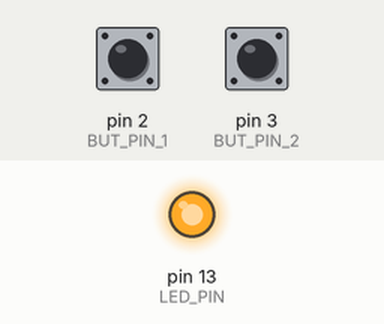
Simulated run of this sketch. Board: Arduino Uno, built with avr-gcc and run on an emulated ATmega328P. Shown: output pins drawn as LEDs (lit = HIGH). Dashed ring = blinking. The test bench sets the inputs (shaded band); at power-on: pin 2 (BUT_PIN_1) LOW, pin 3 (BUT_PIN_2) LOW.

Above: at 1.2 s.
1.3 s: pin 2 (BUT_PIN_1) pulled HIGH for 0.15 s
At 4.2 s:
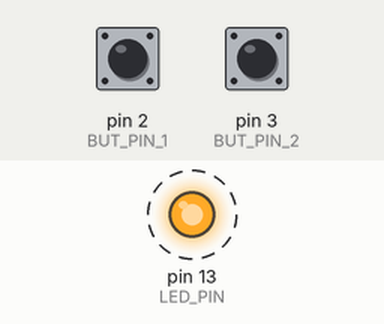
4.3 s: pin 3 (BUT_PIN_2) pulled HIGH for 0.15 s
7.3 s: pin 3 (BUT_PIN_2) pulled HIGH for 3.2 s
At 8.2 s:
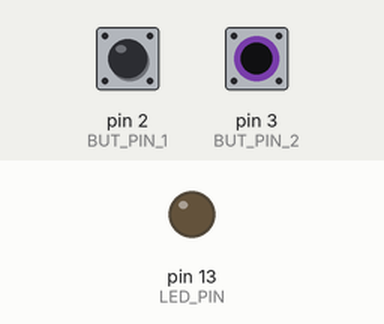
Timing chart, 0 to 10.3 s (numbered marks = the images above; inputs shaded):
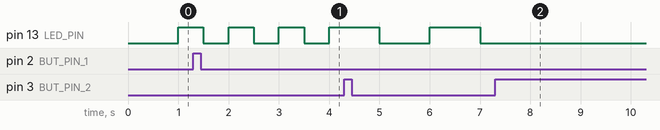

Measured:
- after the input at 7.3 s, pin 13 (LED_PIN): stops changing and stays LOW

The sketch:

tarefa_02.ino
```cpp
#define LED_PIN   13
#define BUT_PIN_1 2
#define BUT_PIN_2 3
#define DELTA     250l

boolean state; // LED state: On/Off
boolean updated; // `true` if button press has already been dealt with
unsigned long t_last; // time of last blink
unsigned long t_now;  // current time
unsigned long interval;   // interval between each blink
unsigned long button1t, button2t; // last time each button was pressed

void setup() {
  pinMode(LED_PIN, OUTPUT);
  pinMode(BUT_PIN_1, INPUT);
  pinMode(BUT_PIN_2, INPUT);

  t_now = millis();
  t_last = t_now;
  interval = 1000l; // 1s each blink
  button1t = button2t = 0;
  state = false;
  updated = true;
}

void loop() {
  long diff = 0;
  t_now = millis();

  /* For many iterations of this function `digitalRead` will yield `HIGH` if the
   *   button was just pressed. This could lead to the `interval` updates below
   *   being done multiple times.
   * Therefore, when a button is pressed, make sure to only react to this event
   *   once by ignoring any further `HIGH` reads until `t_now` has past `button#t`
   *   by at least 100ms.
   * Also, reset `updated` in order to react to button press.
   */
  if (t_now > button1t + 100 && digitalRead(BUT_PIN_1)) {
    button1t = millis();
    updated = false;
  }
  if (t_now > button2t + 100 && digitalRead(BUT_PIN_2)) {
    button2t = millis();
    updated = false;
  }

  diff = button2t - button1t;
  diff = abs(diff);

  // only check after both buttons have been pressed at least once
  if (button1t != 0 && button2t != 0 && diff <= 500) {
    digitalWrite(LED_PIN, LOW);
    while(1); // "stop" running
  }
  else if(!updated && button1t > button2t) {
    interval = ((interval - DELTA) > 0 ? (interval - DELTA) : 250l); // set 250ms as lower-bound
    updated = true;
  }
  else if(!updated && button2t > button1t) {
    interval += DELTA;
    updated = true;
  }

  // Blink the led every `interval`
  if (t_now >= t_last + interval) {
    t_last = t_now;
    state = !state;
    digitalWrite(LED_PIN, state);
  }
}
```
